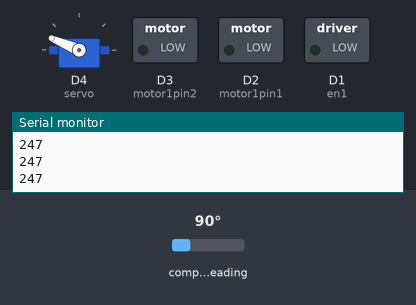
Bench run of a sketch on a simulated ESP8266 (NodeMCU). Shown: servo, switched loads named in the sketch (green lamp = pin HIGH), the last lines printed to the serial monitor. Wiring (inferred from the names in the program): HMC5883L compass at I2C address 0x1E. The test bench sets the inputs (shaded band); at power-on: compass heading 90°. WiFi joins after 1.5 s; servers stay silent unless stated.

Above: at 3.2 s.
3.3 s: compass heading set to 7°
At 4.1 s:
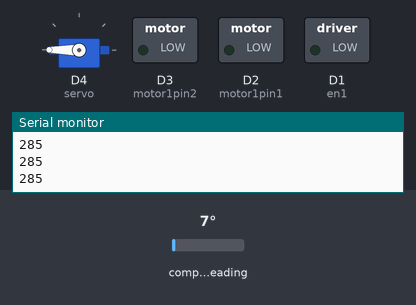
4.8 s: compass heading set to 90°
At 5.2 s:
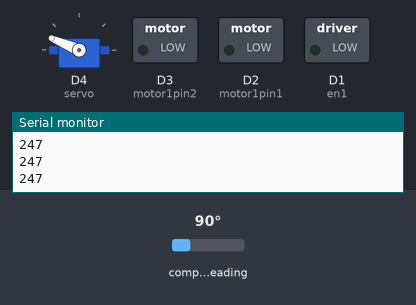
6.3 s: compass heading set to 180°
At 7.5 s:
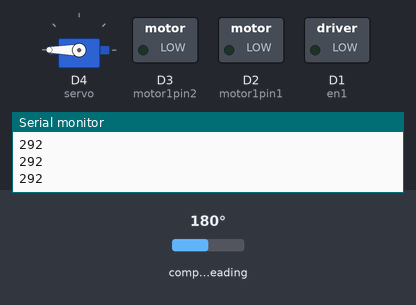
Timing chart, 0 to 9.3 s (numbered marks = the images above; inputs shaded):
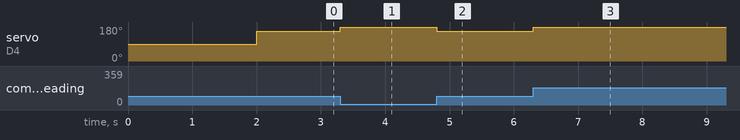

Measured:
- after the input at 3.3 s, servo on D4 (servo): 157° → 180° at once
- after the input at 4.8 s, servo on D4 (servo): 180° → 157° at once
- after the input at 6.3 s, servo on D4 (servo): 157° → 180° at once

The sketch:

Spherical_Robot_Main_Controller.ino
```cpp
#include <Wire.h>
#include <ESP8266WiFi.h>
#include <WiFiUdp.h>
#include <Servo.h>

#define WIFI_SSID "SSID"
#define WIFI_PASSWORD "12345678"
#define hmc5883l_address  0x1E

WiFiUDP Udp;
unsigned int localUdpPort = 4210;  // local port to listen on
char incomingPacket[255];  // buffer for incoming packets
int packetSize;

int en1 = D1;
const int motor1pin1  = D2;
const int motor1pin2  = D3;
Servo servo;

int offset=0, len, w;

void setup() {
  Serial.begin(9600); /* begin serial for debug */
  Wire.begin(D6, D5); /* join i2c bus with SDA=D6 and SCL=D5 of NodeMCU */
  hmc5883l_init();
  servo.attach(2);
  servo.write(90);
  pinMode(en1, OUTPUT);
  pinMode(motor1pin1, OUTPUT);
  pinMode(motor1pin2, OUTPUT);
  Serial.begin(9600);

  // connect to wifi.
  WiFi.begin(WIFI_SSID, WIFI_PASSWORD);
  Serial.print("connecting");
  while (WiFi.status() != WL_CONNECTED) {
    Serial.print(".");
    delay(500);
  }
  Serial.println();
  Serial.print("connected: ");
  Serial.println(WiFi.localIP());

  Udp.begin(localUdpPort);
}

void loop() {
  Serial.println(hmc5883l_GetHeading());
  servo_control(hmc5883l_GetHeading(), offset);
  packetSize = Udp.parsePacket();
  if (packetSize)
  {
    len = Udp.read(incomingPacket, 255);
    if (len > 0)
    {
      incomingPacket[len] = 0;
    }

    w = atoi(incomingPacket);

    if (w == 0) {
      analogWrite(en1, 0);
      digitalWrite(motor1pin1, LOW);
      digitalWrite(motor1pin2, LOW);
    }

    if (w == 1) {
      analogWrite(en1, 520);
      digitalWrite(motor1pin1, HIGH);
      digitalWrite(motor1pin2, LOW);
    }

    if (w == 2) {
      analogWrite(en1, 520);
      digitalWrite(motor1pin1, LOW);
      digitalWrite(motor1pin2, HIGH);
    }

    if (w == 3) {
      offset = 0;
    }

    if (w == 4) {
      offset = -40;
    }

    if (w == 5) {
      offset = 40;
    }

  }
  //delay(150);
}


void servo_control(int orientation, int offset){
  servo.write((orientation-90) + offset);
}

void hmc5883l_init(){   /* Magneto initialize function */
  Wire.beginTransmission(hmc5883l_address);
  Wire.write(0x00);
  Wire.write(0x70); //8 samples per measurement, 15Hz data output rate, Normal measurement
  Wire.write(0xA0); //
  Wire.write(0x00); //Continuous measurement mode
  Wire.endTransmission();
  delay(500);
}

int hmc5883l_GetHeading(){
  int16_t x, y, z;
  double Heading;
  Wire.beginTransmission(hmc5883l_address);
  Wire.write(0x03);
  Wire.endTransmission();
  /* Read 16 bit x,y,z value (2's complement form) */
  Wire.requestFrom(hmc5883l_address, 6);
  x = (((int16_t)Wire.read()<<8) | (int16_t)Wire.read());
  z = (((int16_t)Wire.read()<<8) | (int16_t)Wire.read());
  y = (((int16_t)Wire.read()<<8) | (int16_t)Wire.read());

  Heading = atan2((double)y, (double)z) + PI/2 + PI/8;
  if (Heading>2*PI) /* Due to declination check for >360 degree */
   Heading = Heading - 2*PI;
  if (Heading<0)    /* Check for sign */
   Heading = Heading + 2*PI;
  return (Heading* 180 / PI);/* Convert into angle and return */
}
```
